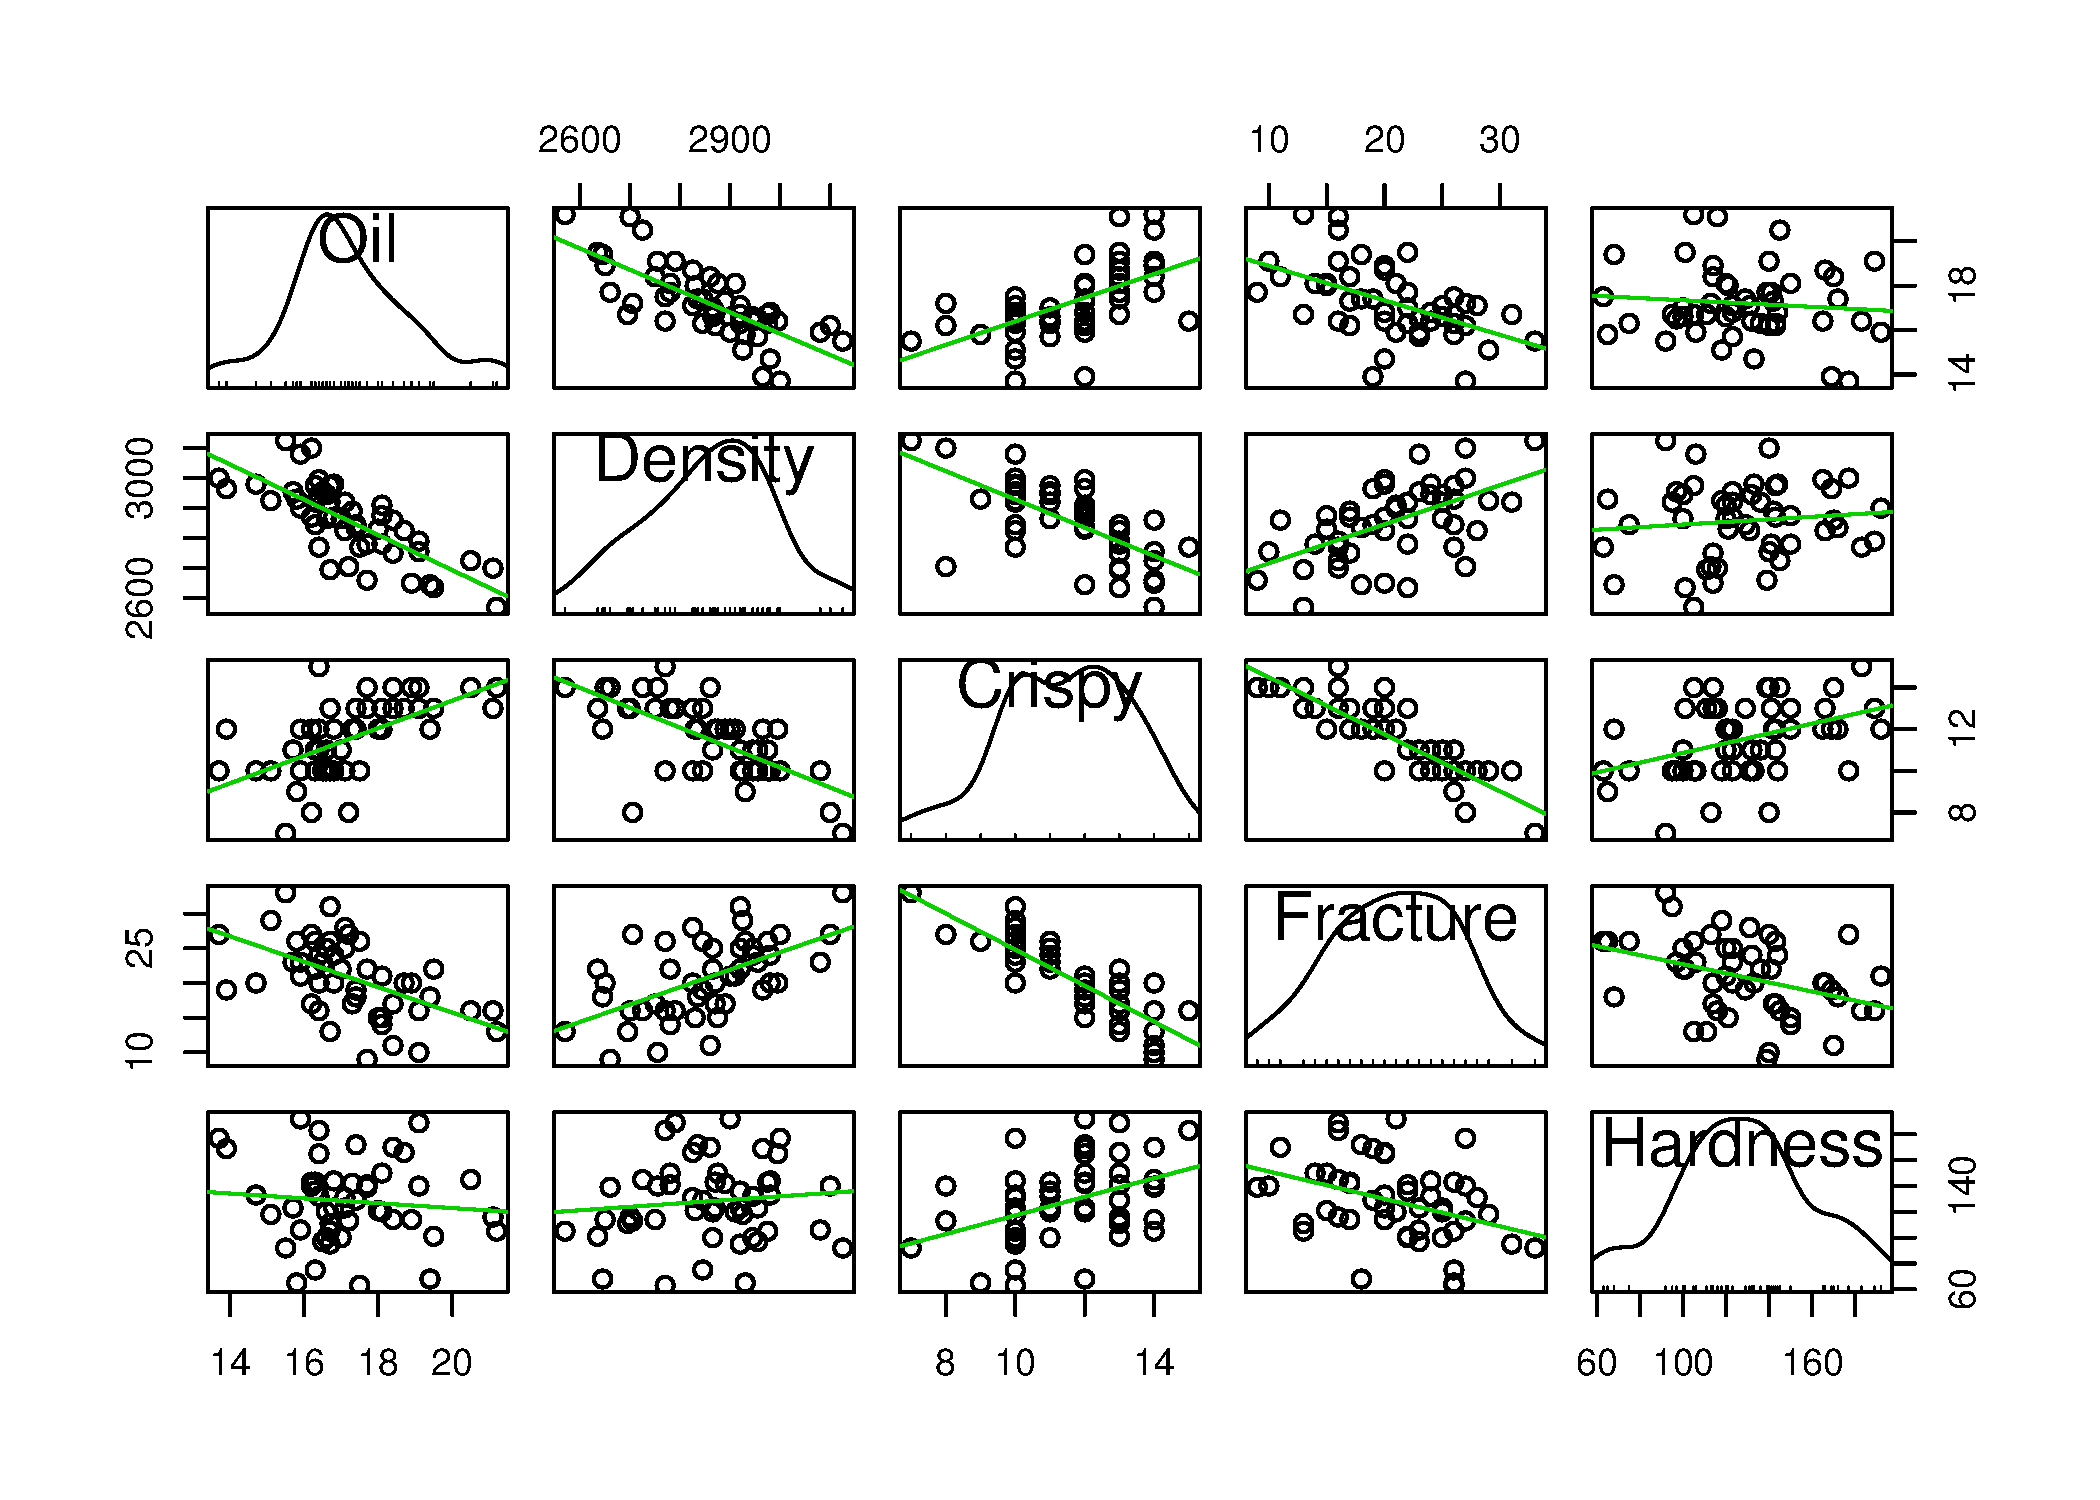

R code for this plot:
food <- read.csv('http://datasets.connectmv.com/file/food-texture.csv')
library(car)

bitmap('scatterplotmatrix-food-data.png', pointsize=14, res=300,  width=7, height=5)

scatterplotMatrix(food[,2:6],      # don't need the non-numeric first column
                  smoother=FALSE)  # hide the smoother and bounds

dev.off()
